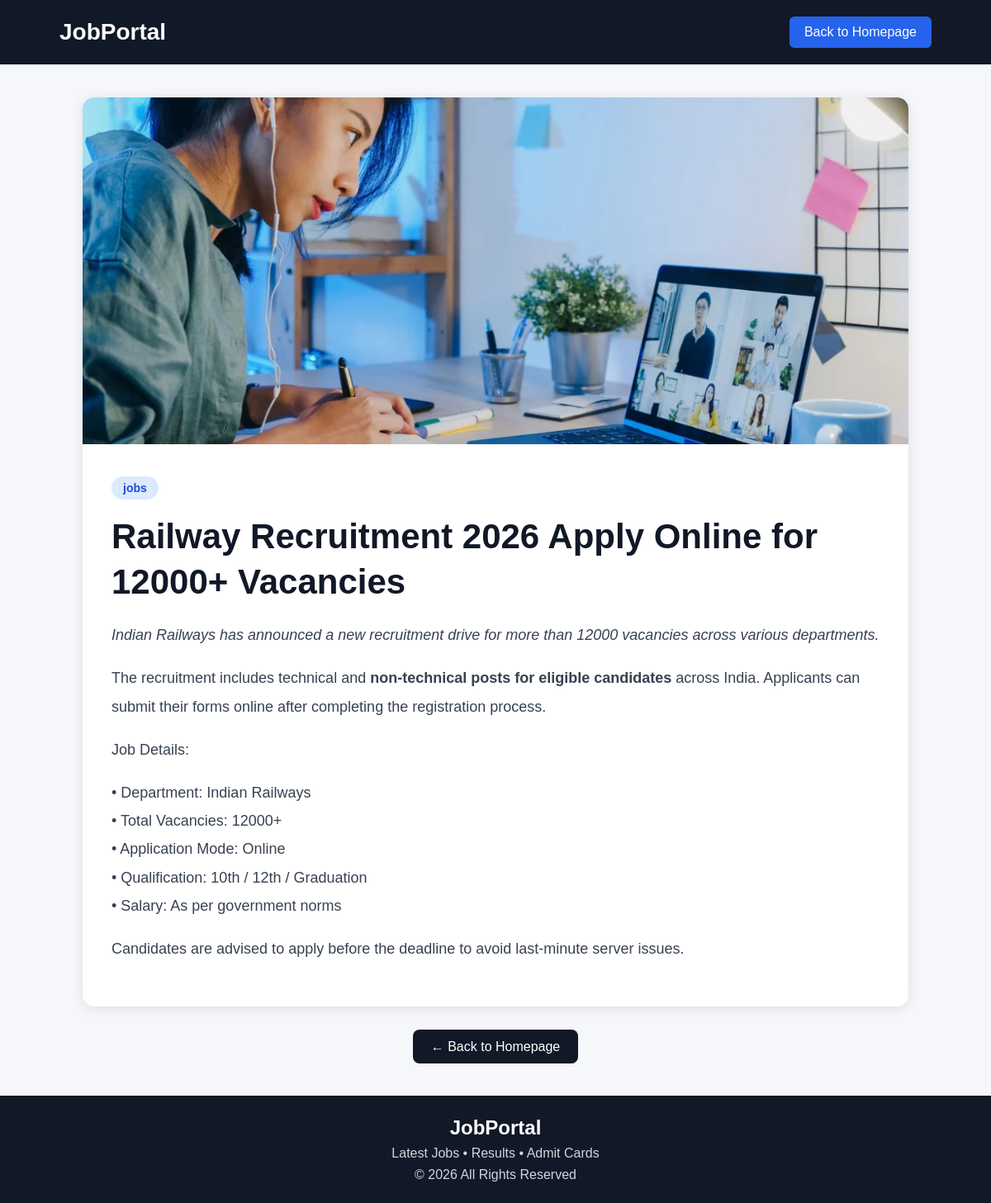
Page /blog/3/ on the committed database.
### blog/models.py (models this page shows, shortened)
class Blog(models.Model):
    CATEGORY_CHOICES = [
        ('jobs', 'Latest Jobs'),
        ('admit', 'Admit Card'),
        ('result', 'Results'),
    ]
    title = models.CharField(max_length=200)
    content = RichTextField()
    category = models.CharField(max_length=20, choices=CATEGORY_CHOICES)
    image = models.ImageField(upload_to='blog_images/', blank=True, null=True)
    created_at = models.DateTimeField(auto_now_add=True)

### blog/views.py (the view)
# urls.py: path('blog/<int:id>/', views.blog_detail, name='blog_detail'),
def blog_detail(request, id):
    blog = get_object_or_404(Blog, id=id)
    return render(request, 'blog_detail.html', {'blog': blog})

### blog/templates/blog_detail.html (shortened to what this page needs)
<!DOCTYPE html>
<html lang="en">
<head>
</head>
<body>
    <div class="navbar">
        <div class="logo">
            JobPortal
        </div>
        <a href="/" class="home-btn">
            Back to Homepage
        </a>
    </div>
    <div class="blog-container">
        <div class="blog-image">
            <img src="{{ blog.image.url }}" alt="">
        </div>
        <div class="blog-content">
            <p class="category">{{ blog.category }}</p>
            <h1 class="blog-title">
                {{ blog.title }}
            </h1>
            <div class="blog-text">
                {{ blog.content|safe }}
            </div>
        </div>
    </div>
    <div class="back-section">
        <a href="/" class="back-btn">
            ← Back to Homepage
        </a>
    </div>
    <div class="footer">
        <h2>JobPortal</h2>
        <p>Latest Jobs • Results • Admit Cards</p>
        <p>© 2026 All Rights Reserved</p>
    </div>
</body>
</html>

### blog/templates/blog_detail.html (style rules this page uses)
* { margin:0; padding:0; box-sizing:border-box; }
body { font-family: Arial, sans-serif; background:#f5f7fb; color:#111827; }
.navbar { background:#111827; color:white; padding:20px 6%; display:flex; justify-content:space-between; align-items:center; flex-wrap:wrap; }
.logo { font-size:28px; font-weight:bold; }
.home-btn { padding:10px 18px; background:#2563eb; color:white; text-decoration:none; border-radius:6px; transition:0.3s; }
.blog-container { width:85%; max-width:1000px; margin:40px auto; background:white; border-radius:14px; overflow:hidden; box-shadow:0px 2px 15px rgba(0,0,0,0.1); }
.blog-image img { width:100%; height:420px; object-fit:cover; }
.blog-content { padding:35px; }
.category { display:inline-block; background:#dbeafe; color:#1d4ed8; padding:6px 14px; border-radius:20px; font-size:14px; font-weight:bold; margin-bottom:18px; }
.blog-title { font-size:42px; margin-bottom:20px; line-height:1.3; }
.blog-text { font-size:18px; line-height:1.9; color:#374151; }
.blog-text p { margin-bottom:18px; }
.back-section { text-align:center; margin:30px 0 50px; }
.back-btn { padding:12px 22px; background:#111827; color:white; text-decoration:none; border-radius:8px; transition:0.3s; }
.footer { background:#111827; color:white; text-align:center; padding:25px; margin-top:40px; }
.footer p { margin-top:8px; color:#d1d5db; }

### rows in the picture
Blog: image (picture), category "jobs", title "Railway Recruitment 2026 Apply Online for 12000+ Vacancies", content "Indian Railways has announced a new recruitment drive for more than 12000 vacancies across various departments. The recruitment includes technical and non-technical posts for eligible candidates across India. Applicants can submit their forms online after completing the registration process. Job Details: • Department: Indian Railways • Total Vacancies: 12000+ • Application Mode: Online • Qualification: 10th / 12th / Graduation • Salary: As per government norms Candidates are advised to apply before the deadline to avoid last-minute server issues."
